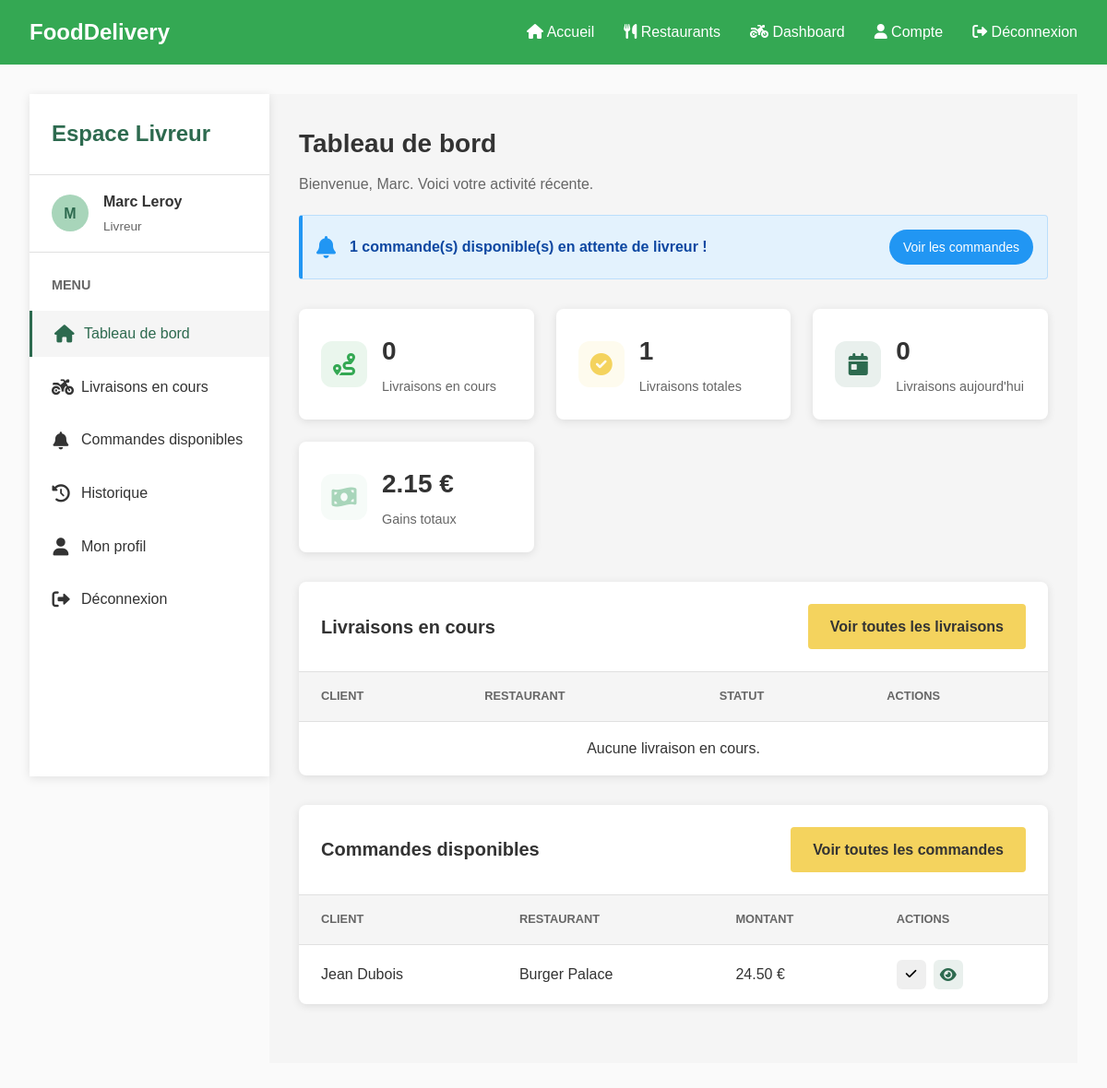
The app's page /pages/livreur/dashboard.php (signed in) with its own data.
### tables this page shows
CREATE TABLE Livreur (
    id_livreur INT AUTO_INCREMENT PRIMARY KEY,
    nom_l VARCHAR(50) NOT NULL,
    prenom_l VARCHAR(50) NOT NULL,
    email VARCHAR(100) NOT NULL UNIQUE,
    telephone VARCHAR(20) NOT NULL,
    mot_de_passe VARCHAR(255) NOT NULL,
    vehicule ENUM('scooter', 'velo', 'voiture') DEFAULT 'scooter',
    date_inscription DATETIME DEFAULT CURRENT_TIMESTAMP
);

CREATE TABLE Commande (
    id_commande INT AUTO_INCREMENT PRIMARY KEY,
    id_client INT NOT NULL,
    id_livreur INT,
    adresse_livraison VARCHAR(255),
    statut ENUM('en attente', 'confirmé', 'en préparation', 'en livraison', 'livré', 'annulé') DEFAULT 'en attente',
    date DATETIME DEFAULT CURRENT_TIMESTAMP,
    FOREIGN KEY (id_client) REFERENCES Client(id_client) ON DELETE CASCADE,
    FOREIGN KEY (id_livreur) REFERENCES Livreur(id_livreur) ON DELETE SET NULL
);

CREATE TABLE Client (
    id_client INT AUTO_INCREMENT PRIMARY KEY,
    nom_c VARCHAR(50) NOT NULL,
    prenom_c VARCHAR(50) NOT NULL,
    adresse_c TEXT NOT NULL,
    email VARCHAR(100) NOT NULL UNIQUE,
    mot_de_passe VARCHAR(255) NOT NULL,
    date_inscription DATETIME DEFAULT CURRENT_TIMESTAMP
);

### pages/livreur/dashboard.php (the view, shortened to what this page needs)
<?php
include_once '../../includes/header.php';
$livreurId = $_SESSION['user_id'];
function getLivreurInfo($livreurId) {
    try {
        $conn = getDbConnection();
        $stmt = $conn->prepare("SELECT * FROM Livreur WHERE id_livreur = :id");
        $stmt->bindParam(':id', $livreurId);
        $stmt->execute();
        return $stmt->fetch(PDO::FETCH_ASSOC);
    } catch (PDOException $e) {
        return null;
    }
}
function getCurrentDeliveries($livreurId) {
    try {
        $conn = getDbConnection();
        $stmt = $conn->prepare("SELECT c.*, cl.nom_c, cl.prenom_c, cl.adresse_c,
                               (SELECT nom_r FROM Restaurant r WHERE r.id_restaurant =
                                  (SELECT DISTINCT p.id_restaurant FROM Produit p
                                   JOIN Contient co ON p.id_produit = co.id_produit
                                   WHERE co.id_commande = c.id_commande LIMIT 1)) as nom_r,
                               (SELECT adresse_r FROM Restaurant r WHERE r.id_restaurant =
                                  (SELECT DISTINCT p.id_restaurant FROM Produit p
                                   JOIN Contient co ON p.id_produit = co.id_produit
                                   WHERE co.id_commande = c.id_commande LIMIT 1)) as adresse_r,
                               p.montant
                               FROM Commande c
                               JOIN Client cl ON c.id_client = cl.id_client
                               JOIN Paiement p ON c.id_commande = p.id_commande
                               WHERE c.id_livreur = :livreurId
                               AND c.statut IN ('confirmé', 'en préparation', 'en livraison')
                               ORDER BY c.date DESC");
        $stmt->bindParam(':livreurId', $livreurId);
        $stmt->execute();
        return $stmt->fetchAll(PDO::FETCH_ASSOC);
    } catch (PDOException $e) {
        echo "";
        return [];
    }
}
function countTotalDeliveries($livreurId) {
    try {
        $conn = getDbConnection();
        $stmt = $conn->prepare("SELECT COUNT(*) as total FROM Commande WHERE id_livreur = :livreurId");
        $stmt->bindParam(':livreurId', $livreurId);
        $stmt->execute();
        $result = $stmt->fetch(PDO::FETCH_ASSOC);
        return $result['total'];
    } catch (PDOException $e) {
        return 0;
    }
}
function countTodayDeliveries($livreurId) {
    try {
        $conn = getDbConnection();
        $today = date('Y-m-d');
        $stmt = $conn->prepare("SELECT COUNT(*) as total FROM Commande
                               WHERE id_livreur = :livreurId
                               AND DATE(date) = :today");
        $stmt->bindParam(':livreurId', $livreurId);
        $stmt->bindParam(':today', $today);
        $stmt->execute();
        $result = $stmt->fetch(PDO::FETCH_ASSOC);
        return $result['total'];
    } catch (PDOException $e) {
        return 0;
    }
}
function calculateTotalEarnings($livreurId) {
    try {
        $conn = getDbConnection();
        $stmt = $conn->prepare("SELECT SUM(p.montant * 0.1) as total
                               FROM Paiement p
                               JOIN Commande c ON p.id_commande = c.id_commande
                               WHERE c.id_livreur = :livreurId
                               AND c.statut = 'livré'");
        $stmt->bindParam(':livreurId', $livreurId);
        $stmt->execute();
        $result = $stmt->fetch(PDO::FETCH_ASSOC);
        return $result['total'] ? $result['total'] : 0;
    } catch (PDOException $e) {
        return 0;
    }
}
function getAvailableOrders() {
    try {
        $conn = getDbConnection();
        $stmt = $conn->prepare("SELECT DISTINCT c.*, cl.nom_c, cl.prenom_c, cl.adresse_c,
                               (SELECT nom_r FROM Restaurant r WHERE r.id_restaurant =
                                  (SELECT DISTINCT p.id_restaurant FROM Produit p
                                   JOIN Contient co ON p.id_produit = co.id_produit
                                   WHERE co.id_commande = c.id_commande LIMIT 1)) as nom_r,
                               (SELECT adresse_r FROM Restaurant r WHERE r.id_restaurant =
                                  (SELECT DISTINCT p.id_restaurant FROM Produit p
                                   JOIN Contient co ON p.id_produit = co.id_produit
                                   WHERE co.id_commande = c.id_commande LIMIT 1)) as adresse_r,
                               p.montant
                               FROM Commande c
                               JOIN Client cl ON c.id_client = cl.id_client
                               JOIN Paiement p ON c.id_commande = p.id_commande
                               WHERE c.id_livreur IS NULL
                               AND (c.statut = 'confirmé' OR c.statut = 'en attente')
                               ORDER BY c.date DESC");
        $stmt->execute();
        return $stmt->fetchAll(PDO::FETCH_ASSOC);
    } catch (PDOException $e) {
        echo "";
        return [];
    }
}
$livreur = getLivreurInfo($livreurId);
$currentDeliveries = getCurrentDeliveries($livreurId);
$availableOrders = getAvailableOrders();
$totalDeliveries = countTotalDeliveries($livreurId);
$todayDeliveries = countTodayDeliveries($livreurId);
$totalEarnings = calculateTotalEarnings($livreurId);
?>
<div class="dashboard-container">
    <div class="dashboard-sidebar">
        <div class="sidebar-header">
            <h2>Espace Livreur</h2>
        </div>
        <div class="sidebar-user">
            <div class="user-avatar">
                <?php echo strtoupper(substr($livreur['prenom_l'], 0, 1)); ?>
            </div>
            <div class="user-info">
                <div class="user-name"><?php echo htmlspecialchars($livreur['prenom_l'] . ' ' . $livreur['nom_l']); ?></div>
                <div class="user-role">Livreur</div>
            </div>
        </div>
        <div class="sidebar-menu">
            <h3>Menu</h3>
            <ul class="menu-items">
                <li>
                    <a href="#dashboard" class="active">
                        <i class="fas fa-home"></i>
                        <span>Tableau de bord</span>
                    </a>
                </li>
                <li>
                    <a href="#current-deliveries">
                        <i class="fas fa-motorcycle"></i>
                        <span>Livraisons en cours</span>
                    </a>
                </li>
                <li>
                    <a href="#available-orders">
                        <i class="fas fa-bell"></i>
                        <span>Commandes disponibles</span>
                    </a>
                </li>
                <li>
                    <a href="#delivery-history">
                        <i class="fas fa-history"></i>
                        <span>Historique</span>
                    </a>
                </li>
                <li>
                    <a href="#profile">
                        <i class="fas fa-user"></i>
                        <span>Mon profil</span>
                    </a>
                </li>
                <li>
                    <a href="/pages/auth/logout.php">
                        <i class="fas fa-sign-out-alt"></i>
                        <span>Déconnexion</span>
                    </a>
                </li>
            </ul>
        </div>
    </div>
    <div class="dashboard-content">
        <section id="dashboard" class="active-section">
            <div class="content-header">
                <h1>Tableau de bord</h1>
                <p>Bienvenue, <?php echo $livreur['prenom_l']; ?>. Voici votre activité récente.</p>
                <?php if (count($availableOrders) > 0): ?>
                <div class="alert alert-info orders-available-alert">
                    <i class="fas fa-bell"></i>
                    <strong><?php echo count($availableOrders); ?> commande(s) disponible(s) en attente de livreur !</strong>
                    <a href="#available-orders" class="btn btn-sm">Voir les commandes</a>
                </div>
                <?php endif; ?>
            </div>
            <div class="info-cards">
                <div class="info-card">
                    <div class="info-card-icon primary">
                        <i class="fas fa-route"></i>
                    </div>
                    <div class="info-card-content">
                        <div class="info-card-value"><?php echo count($currentDeliveries); ?></div>
                        <div class="info-card-label">Livraisons en cours</div>
                    </div>
                </div>
                <div class="info-card">
                    <div class="info-card-icon secondary">
                        <i class="fas fa-check-circle"></i>
                    </div>
                    <div class="info-card-content">
                        <div class="info-card-value"><?php echo $totalDeliveries; ?></div>
                        <div class="info-card-label">Livraisons totales</div>
                    </div>
                </div>
                <div class="info-card">
                    <div class="info-card-icon accent">
                        <i class="fas fa-calendar-day"></i>
                    </div>
                    <div class="info-card-content">
                        <div class="info-card-value"><?php echo $todayDeliveries; ?></div>
                        <div class="info-card-label">Livraisons aujourd'hui</div>
                    </div>
                </div>
                <div class="info-card">
                    <div class="info-card-icon light">
                        <i class="fas fa-money-bill-wave"></i>
                    </div>
                    <div class="info-card-content">
                        <div class="info-card-value"><?php echo number_format($totalEarnings, 2); ?> €</div>
                        <div class="info-card-label">Gains totaux</div>
                    </div>
                </div>
            </div>
            <div class="data-table-container">
                <div class="data-table-header">
                    <h2>Livraisons en cours</h2>
                    <div class="data-table-actions">
                        <a href="#current-deliveries" class="btn btn-primary">Voir toutes les livraisons</a>
                    </div>
                </div>
                <table class="data-table">
                    <thead>
                        <tr>
                            <th>Client</th>
                            <th>Restaurant</th>
                            <th>Statut</th>
                            <th>Actions</th>
                        </tr>
                    </thead>
                    <tbody>
                        <?php if (count($currentDeliveries) === 0): ?>
                        <tr>
                            <td colspan="4" style="text-align: center;">Aucune livraison en cours.</td>
                        </tr>
                        <?php endif; ?>
                    </tbody>
                </table>
            </div>
            <div class="data-table-container">
                <div class="data-table-header">
                    <h2>Commandes disponibles</h2>
                    <div class="data-table-actions">
                        <a href="#available-orders" class="btn btn-primary">Voir toutes les commandes</a>
                    </div>
                </div>
                <table class="data-table">
                    <thead>
                        <tr>
                            <th>Client</th>
                            <th>Restaurant</th>
                            <th>Montant</th>
                            <th>Actions</th>
                        </tr>
                    </thead>
                    <tbody>
                        <?php if (count($availableOrders) === 0): ?>
                        <tr>
                            <td colspan="4" style="text-align: center;">Aucune commande disponible pour le moment.</td>
                        </tr>
                        <?php else: ?>
                        <?php
                        $displayedOrders = array_slice($availableOrders, 0, 3);
                        foreach ($displayedOrders as $order):
                        ?>
                        <tr>
                            <td><?php echo htmlspecialchars($order['prenom_c'] . ' ' . $order['nom_c']); ?></td>
                            <td><?php echo htmlspecialchars($order['nom_r']); ?></td>
                            <td><?php echo number_format($order['montant'], 2); ?> €</td>
                            <td>
                                <div class="row-actions">
                                    <form method="POST" action="" class="accept-form">
                                        <button type="submit" name="accept_order" class="btn-icon primary">
                                            <i class="fas fa-check"></i>
                                        </button>
                                    </form>
                                    <a href="#order-<?php echo $order['id_commande']; ?>" class="btn-icon view order-details-btn">
                                        <i class="fas fa-eye"></i>
                                    </a>
                                </div>
                            </td>
                        </tr>
                        <?php endforeach; ?>
                        <?php endif; ?>
                    </tbody>
                </table>
            </div>
        </section>
    </div>
</div>
</body>
</html>

### records on screen
livreur: prenom_l "M", prenom_l+nom_l "Marc Leroy", prenom_l "Marc"
commande: id_client.nom_c "Jean Dubois", nom_r "Burger Palace", montant "24.50"

### other values on screen
count($availableOrders) "1"
count($currentDeliveries) "0"
$totalDeliveries "1"
$todayDeliveries "0"
$totalEarnings "2.15"
